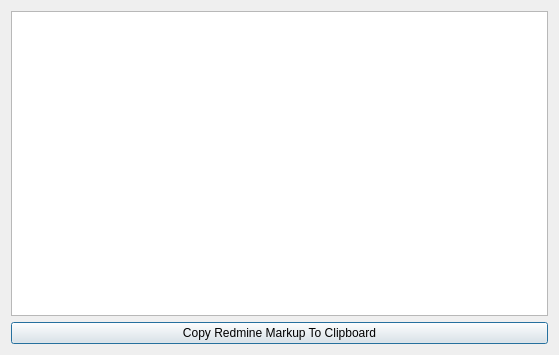
<?xml version="1.0" encoding="UTF-8"?>
<ui version="4.0">
 <class>ConverterDialog</class>
 <widget class="QDialog" name="ConverterDialog">
  <property name="geometry">
   <rect>
    <x>0</x>
    <y>0</y>
    <width>559</width>
    <height>355</height>
   </rect>
  </property>
  <property name="windowTitle">
   <string>Rich Text To Redmine Markup Converter</string>
  </property>
  <property name="windowIcon">
   <iconset resource="resources.qrc">
    <normaloff>:/images/logo.ico</normaloff>:/images/logo.ico</iconset>
  </property>
  <layout class="QVBoxLayout" name="verticalLayout">
   <item>
    <widget class="QTextEdit" name="textEdit"/>
   </item>
   <item>
    <widget class="QPushButton" name="convertButton">
     <property name="text">
      <string>Copy Redmine Markup To Clipboard</string>
     </property>
    </widget>
   </item>
  </layout>
 </widget>
 <layoutdefault spacing="6" margin="11"/>
 <resources>
  <include location="resources.qrc"/>
 </resources>
 <connections/>
</ui>
